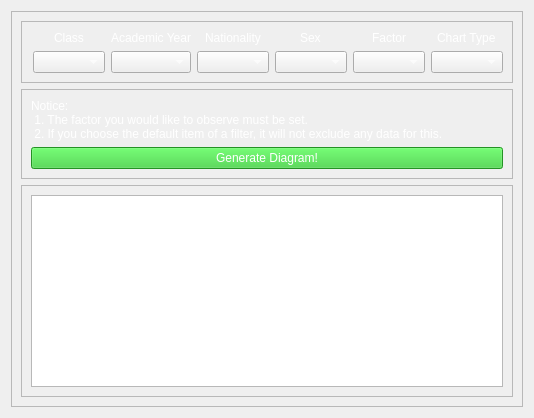
               <widget class="QWidget" name="page_2">
                <layout class="QVBoxLayout" name="verticalLayout_6">
                 <item>
                  <widget class="QFrame" name="frame_7">
                   <property name="styleSheet">
                    <string notr="true">color: rgb(255,255,255)</string>
                   </property>
                   <property name="frameShape">
                    <enum>QFrame::StyledPanel</enum>
                   </property>
                   <property name="frameShadow">
                    <enum>QFrame::Raised</enum>
                   </property>
                   <layout class="QVBoxLayout" name="verticalLayout_7">
                    <item>
                     <widget class="QFrame" name="frame_6">
                      <property name="styleSheet">
                       <string notr="true">color: rgb(255, 255, 255)</string>
                      </property>
                      <property name="frameShape">
                       <enum>QFrame::StyledPanel</enum>
                      </property>
                      <property name="frameShadow">
                       <enum>QFrame::Raised</enum>
                      </property>
                      <layout class="QGridLayout" name="gridLayout">
                       <property name="leftMargin">
                        <number>11</number>
                       </property>
                       <item row="0" column="6" alignment="Qt::AlignHCenter">
                        <widget class="QLabel" name="label_33">
                         <property name="styleSheet">
                          <string notr="true">font: 75 12pt &quot;Consolas&quot;;</string>
                         </property>
                         <property name="text">
                          <string>Chart Type</string>
                         </property>
                        </widget>
                       </item>
                       <item row="3" column="5">
                        <widget class="QComboBox" name="combo_factor"/>
                       </item>
                       <item row="0" column="5" alignment="Qt::AlignHCenter">
                        <widget class="QLabel" name="label_34">
                         <property name="styleSheet">
                          <string notr="true">font: 75 12pt &quot;Consolas&quot;;</string>
                         </property>
                         <property name="text">
                          <string>Factor</string>
                         </property>
                        </widget>
                       </item>
                       <item row="0" column="4" alignment="Qt::AlignHCenter">
                        <widget class="QLabel" name="label_7">
                         <property name="styleSheet">
                          <string notr="true">font: 75 12pt &quot;Consolas&quot;;</string>
                         </property>
                         <property name="text">
                          <string>Sex</string>
                         </property>
                        </widget>
                       </item>
                       <item row="3" column="3">
                        <widget class="QComboBox" name="combo_nation"/>
                       </item>
                       <item row="0" column="3" alignment="Qt::AlignHCenter">
                        <widget class="QLabel" name="label_6">
                         <property name="styleSheet">
                          <string notr="true">font: 75 12pt &quot;Consolas&quot;;</string>
                         </property>
                         <property name="text">
                          <string>Nationality</string>
                         </property>
                        </widget>
                       </item>
                       <item row="3" column="4">
                        <widget class="QComboBox" name="combo_sex"/>
                       </item>
                       <item row="3" column="6">
                        <widget class="QComboBox" name="combo_chart_type"/>
                       </item>
                       <item row="0" column="1" alignment="Qt::AlignHCenter">
                        <widget class="QLabel" name="label_32">
                         <property name="styleSheet">
                          <string notr="true">font: 75 12pt &quot;Consolas&quot;;</string>
                         </property>
                         <property name="text">
                          <string>Class</string>
                         </property>
                        </widget>
                       </item>
                       <item row="3" column="1">
                        <widget class="QComboBox" name="combo_class"/>
                       </item>
                       <item row="0" column="2" alignment="Qt::AlignHCenter">
                        <widget class="QLabel" name="label_5">
                         <property name="styleSheet">
                          <string notr="true">font: 75 12pt &quot;Consolas&quot;;</string>
                         </property>
                         <property name="text">
                          <string>Academic Year</string>
                         </property>
                        </widget>
                       </item>
                       <item row="3" column="2">
                        <widget class="QComboBox" name="combo_aca"/>
                       </item>
                      </layout>
                     </widget>
                    </item>
                    <item>
                     <widget class="QFrame" name="frame_3">
                      <property name="frameShape">
                       <enum>QFrame::StyledPanel</enum>
                      </property>
                      <property name="frameShadow">
                       <enum>QFrame::Raised</enum>
                      </property>
                      <layout class="QVBoxLayout" name="verticalLayout_33">
                       <item>
                        <widget class="QLabel" name="label">
                         <property name="styleSheet">
                          <string notr="true">font: 75 14pt &quot;Times New Roman&quot;;</string>
                         </property>
                         <property name="text">
                          <string>Notice:
 1. The factor you would like to observe must be set.
 2. If you choose the default item of a filter, it will not exclude any data for this.</string>
                         </property>
                        </widget>
                       </item>
                       <item>
                        <widget class="QPushButton" name="Btn_generate">
                         <property name="styleSheet">
                          <string notr="true">background-color:rgb(50, 205, 50);
font: 63 12pt &quot;Fira Code SemiBold&quot;</string>
                         </property>
                         <property name="text">
                          <string>Generate Diagram!</string>
                         </property>
                        </widget>
                       </item>
                      </layout>
                     </widget>
                    </item>
                    <item>
                     <widget class="QFrame" name="frame_8">
                      <property name="frameShape">
                       <enum>QFrame::StyledPanel</enum>
                      </property>
                      <property name="frameShadow">
                       <enum>QFrame::Raised</enum>
                      </property>
                      <layout class="QHBoxLayout" name="horizontalLayout_7">
                       <item>
                        <widget class="QChartView" name="pg2_gv1"/>
                       </item>
                      </layout>
                     </widget>
                    </item>
                   </layout>
                  </widget>
                 </item>
                </layout>
               </widget>
